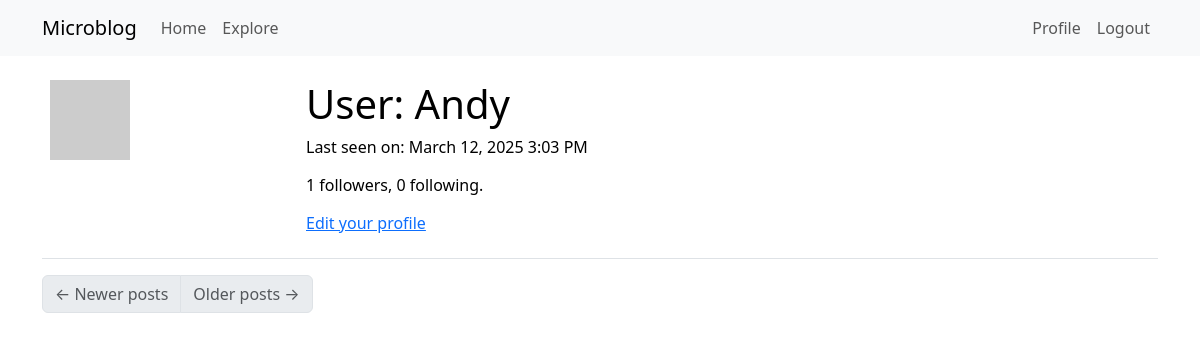
The app's page /user/Andy (signed in), older data.
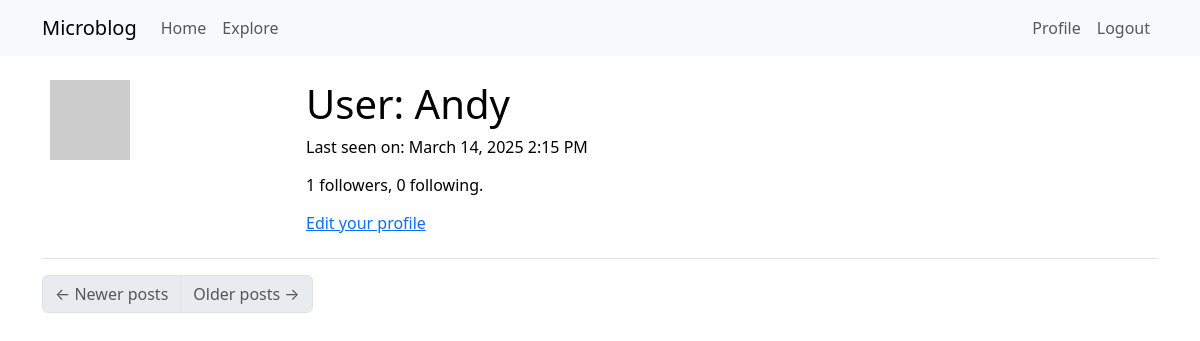
The same page, newer data.
### app/models.py (models this page shows, shortened)
class User(UserMixin, db.Model):
    id: so.Mapped[int] = so.mapped_column(primary_key=True)
    username: so.Mapped[str] = so.mapped_column(sa.String(64), index=True,
                                                unique=True)
    email: so.Mapped[str] = so.mapped_column(sa.String(120), index=True,
                                             unique=True)
    password_hash: so.Mapped[Optional[str]] = so.mapped_column(sa.String(256))
    about_me: so.Mapped[Optional[str]] = so.mapped_column(sa.String(140))
    last_seen: so.Mapped[Optional[datetime]] = so.mapped_column(
        default=lambda: datetime.now(timezone.utc))
    posts: so.WriteOnlyMapped['Post'] = so.relationship(
        back_populates='author')
    following: so.WriteOnlyMapped['User'] = so.relationship(
        secondary=followers, primaryjoin=(followers.c.follower_id == id),
        secondaryjoin=(followers.c.followed_id == id),
        back_populates='followers')
    followers: so.WriteOnlyMapped['User'] = so.relationship(
        secondary=followers, primaryjoin=(followers.c.followed_id == id),
        secondaryjoin=(followers.c.follower_id == id),
        back_populates='following')
    def avatar(self, size):
        digest = md5(self.email.lower().encode('utf-8')).hexdigest()
        return f'https://www.gravatar.com/avatar/{digest}?d=identicon&s={size}'
    def followers_count(self):
        query = sa.select(sa.func.count()).select_from(
            self.followers.select().subquery())
        return db.session.scalar(query)
    def following_count(self):
        query = sa.select(sa.func.count()).select_from(
            self.following.select().subquery())
        return db.session.scalar(query)

### app/routes.py (the view)
@app.route('/user/<username>')
@login_required
def user(username):
    user = db.first_or_404(sa.select(User).where(User.username == username))
    posts = [
        {'author': user, 'body': 'Test post #1'},
        {'author': user, 'body': 'Test post #2'}
    ]
    form = EmptyForm()
    return render_template('user.html', user=user, posts=posts, form=form)

### app/models.py (called while the page is built)
@login.user_loader
def load_user(id):
    return db.session.get(User, int(id))

### app/routes.py (called while the page is built)
@app.before_request
def before_request():
    if current_user.is_authenticated:
        current_user.last_seen = datetime.now(timezone.utc)
        db.session.commit()

### app/templates/user.html (shortened to what this page needs)
{% extends "base.html" %} {% block content %}
<table class="table table-hover">
  <tr>
    <td width="256px"><img src="{{ user.avatar(256) }}" /></td>
    <td>
      <h1>User: {{ user.username }}</h1>
       {% if user.last_seen %}
      <p>Last seen on: {{ moment(user.last_seen).format('LLL') }}</p>
      {% endif %}
      <p>
        {{ user.followers_count() }} followers, {{ user.following_count() }}
        following.
      </p>
      {% if user == current_user %}
      <p><a href="{{ url_for('edit_profile') }}">Edit your profile</a></p>
      {% endif %}
    </td>
  </tr>
</table>
<nav aria-label="Post navigation">
  <ul class="pagination">
    <li class="page-item{% if not prev_url %} disabled{% endif %}">
      <a class="page-link" href="{{ prev_url }}">
        <span aria-hidden="true">&larr;</span> Newer posts
      </a>
    </li>
    <li class="page-item{% if not next_url %} disabled{% endif %}">
      <a class="page-link" href="{{ next_url }}">
        Older posts <span aria-hidden="true">&rarr;</span>
      </a>
    </li>
  </ul>
</nav>
{% endblock %}

Row changes from the older to the newer data that the page shows:
changed User "Andy": last_seen "March 12, 2025 3:03 PM" → "March 14, 2025 2:15 PM"
